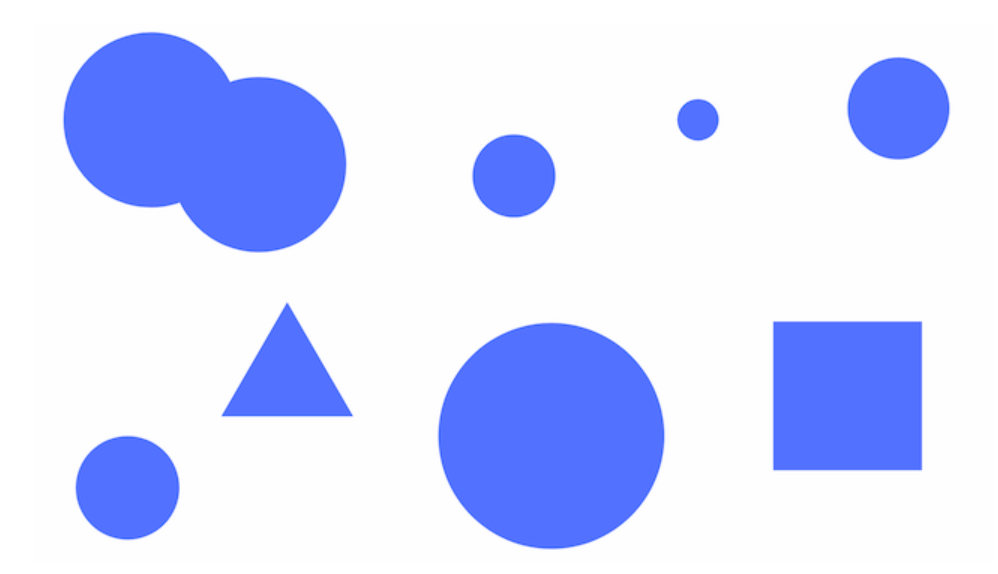
#> input picture sample03.png, 998 x 574 px
$ python karimaru.py
#> lines starting #> are read from the running program, lines starting #| are printed output that depends on the picture; after the words box and inside, x2 and y2 are one past the last pixel; in counts of white or black regions, pixels touching at a corner belong together; pictures that were not available may be replaced by others from this repository, and a replacement may not be noted
import cv2
import numpy as np

# 元の画像を読み込む
image = cv2.imread('./sample03.png')
#> image is the input picture: shape (574, 998, 3); mean B, G, R 254.3, 220.6, 213.2

# グレースケールに変換
gray = cv2.cvtColor(image, cv2.COLOR_BGR2GRAY)
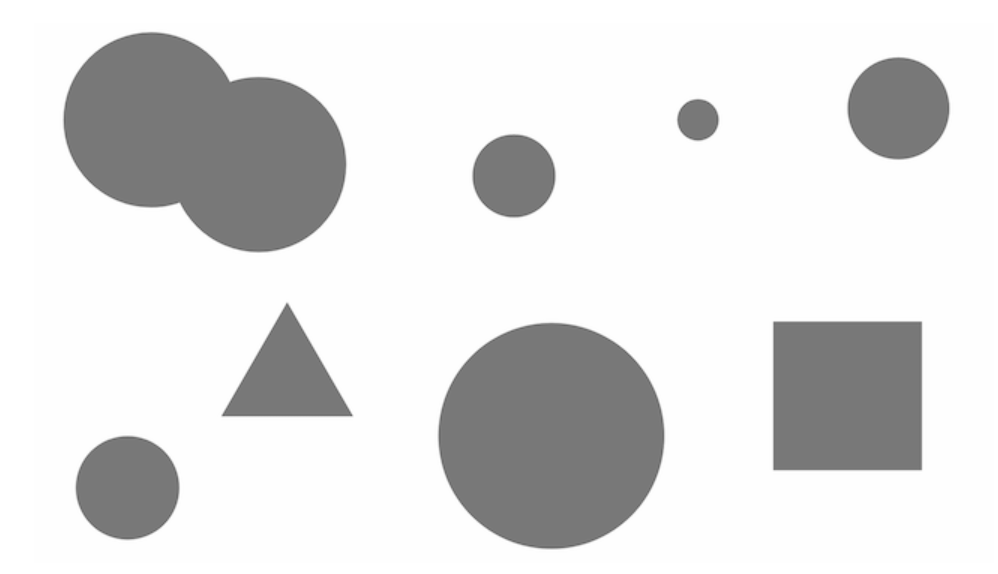
#> gray: shape (574, 998); min 93, max 255, mean 222.2

# 円の検出を行う
circles = cv2.HoughCircles(
    gray, cv2.HOUGH_GRADIENT, dp=1, minDist=100, param1=50, param2=30, minRadius=10, maxRadius=100
)
#> circles = [[257.5, 164.5, 87.3], [126.5, 487.5, 51.3], [513.5, 175.5, 41.6], [898.5, 108.5, 50.7], [150.5, 120.5, 88.2], [697.5, 119.5, 20.8]]

if circles is not None:
    circles = np.uint16(np.around(circles))
#> circles = [[258, 164, 87], [126, 488, 51], [514, 176, 42], [898, 108, 51], [150, 120, 88], [698, 120, 21]]

    for circle in circles[0, :]:
        # 円の中心座標と半径を取得
        center_x, center_y, radius = circle[0], circle[1], circle[2]
#> center_x = 258; center_y = 164; radius = 87

        # 上書きする画像を読み込む
        overlay_image = cv2.imread('./greenImage.jpg')
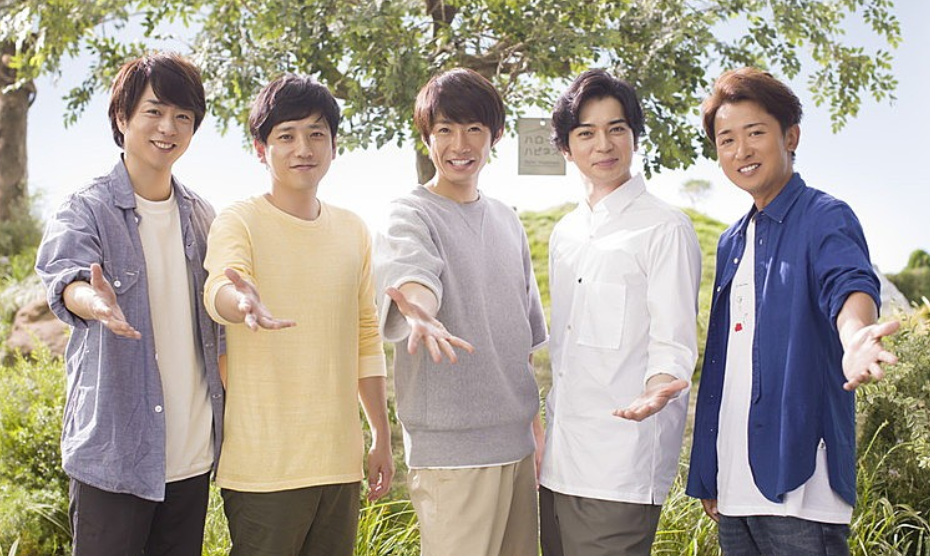
#> input picture sample09.png, 930 x 556 px, given in place of greenImage.jpg, which was not available
#> overlay_image is the input picture: shape (556, 930, 3); mean B, G, R 149.7, 160.5, 168

        # 上書きする画像のサイズを調整
        overlay_image = cv2.resize(overlay_image, (radius * 2, radius * 2))
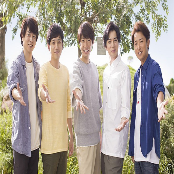
#> overlay_image: shape (174, 174, 3); mean B, G, R 149.4, 160.3, 167.8

        # 円の中心に上書きする画像を配置
        x = center_x - radius
#> x = 171
        y = center_y - radius
#> y = 77
        image[y:y+overlay_image.shape[0], x:x+overlay_image.shape[1]] = overlay_image
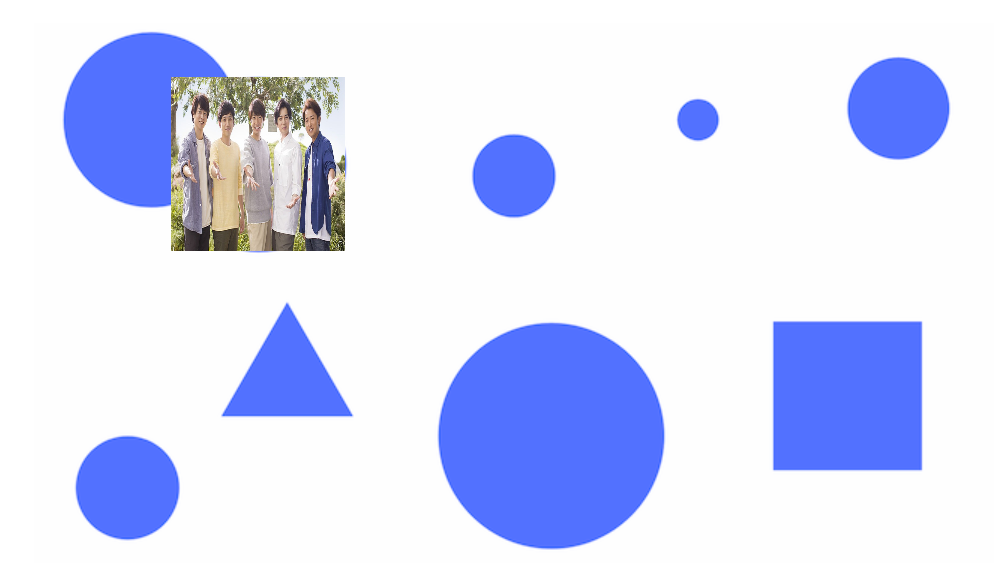
#> image: shape (574, 998, 3); 5.29% of pixels changed, all inside (x1, y1, x2, y2) = (171, 77, 345, 251)

# 結果を表示
cv2.imshow('Result', image)
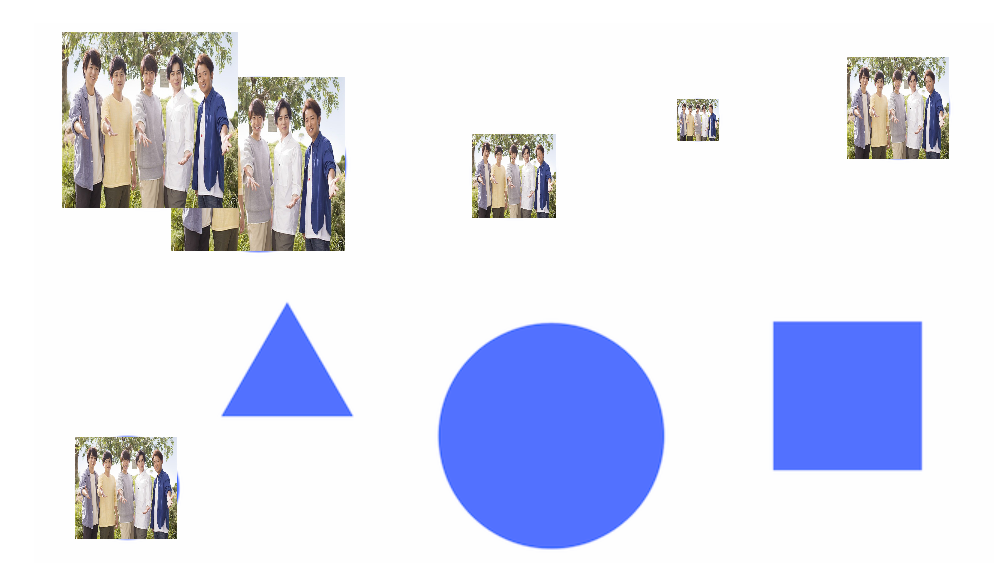
#> window 'Result': shape (574, 998, 3); mean B, G, R 239.1, 223.2, 220.4
cv2.waitKey(0)
cv2.destroyAllWindows()
